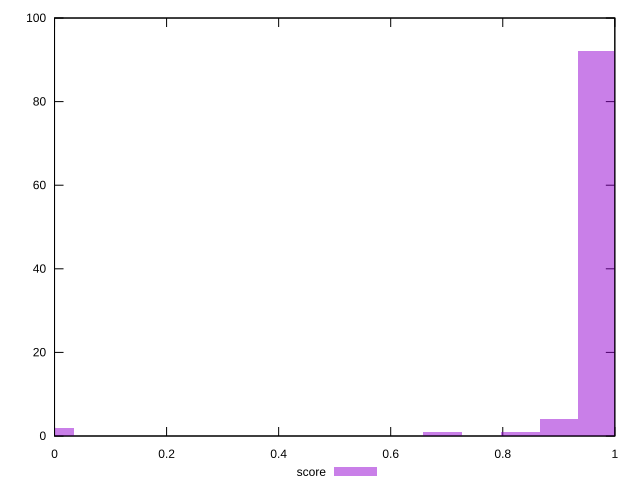

Here is the gnuplot script that generated this plot:
reset

$score <<EOF
0 2
0.9695234881015955 92
0.9002718103800529 4
0.6925167772154253 1
0.8310201326585104 1
EOF

set key outside below
set boxwidth 0.06925167772154253
set xrange [0:1]
set yrange [0:100]
set trange [0:100]
set style fill transparent solid 0.5 noborder
set terminal svg size 640, 490 enhanced background rgb 'white'
set output "report_0_00242021-02-20T12:25:28.543Z/estimated-input-latency/samples/pages/score/histogram.svg"

plot $score title "score" with boxes

reset
